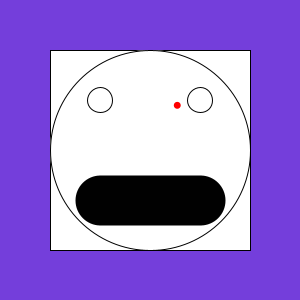
Frame 1 (no input)
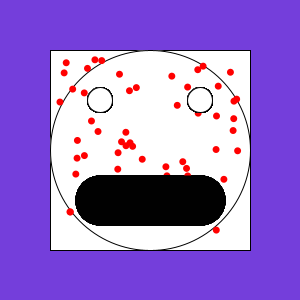
Frame 60 (the mouse pressed at the canvas centre just before this capture)
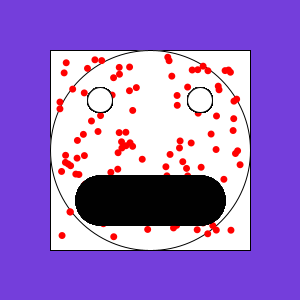
Frame 120 (the mouse held since frame 60 and released just before this capture)

The Processing sketch that drew these frames (run headless with seeded random() and noise(); from frame 60 on, the mouse is pressed at the canvas centre):

// Processing sketch: VoidMeasles_Psuedo_Formulae
// ── VoidMeasles_Psuedo_Formulae.pde
/*
Author: Mark Mercer
 Date: Nov 4, 2015
 Purpose: Random, order of layers, while using drawing functions
*/

// Global Variable
int diameter=7;                // Measles diameter variable
int width1 = 0;
int height1 = 0;

void setup () {
  size(300, 300);                // Keep the face small
  width1 = width;
  height1 = height;
  background(116, 62, 219);      // Purple
  rect(width1/6, height1/6, width1-(width1/6)-(width1/6), height1-(height1/6)-(height1/6));        // Border by 50 pixels
  ellipse(width1/2, height1/2, width1-(width1/6)-(width1/6), height1-(height1/6)-(height1/6));    // Face circle
}

void draw () {
  
  // Drawing Measles
  noStroke();
  fill(255, 0, 0);                // Fill measles red
  ellipse(  random((width1/6)+diameter, width1-(width1/6)-diameter), random((height1/6)+diameter, height1-(height1/6)-diameter), diameter, diameter);
  // Note the +- of diameter in the randome code, moves the measles over so they do not happen in the purple area
  
  // Try to do code for Ellipse Lines that fill in only on the face, similar to other program
    
  stroke (1);
  fill (255);
  ellipse(width1/3, height1/3, (width1-(width1/6)-(width1/6))/8, (height1-(height1/6)-(height1/6))/8);      // Right Eye
  ellipse(2*width1/3, height1/3, (width1-(width1/6)-(width1/6))/8, (height1-(height1/6)-(height1/6))/8);      // Left Eye
  
  strokeWeight(width1/6);              // Mounth Line Set-up
  line(width1/3, 2*height1/3, 2*width1/3, 2*height1/3);        // Drawing the mouth
  strokeWeight(1);                // Default
}


/*
Extending this code
Make the measles go in the circle, not on the rectangle
Make no part of the measle touch the purple - done
Hints: print the face circle first
Hints: change the random coordinates
*/
